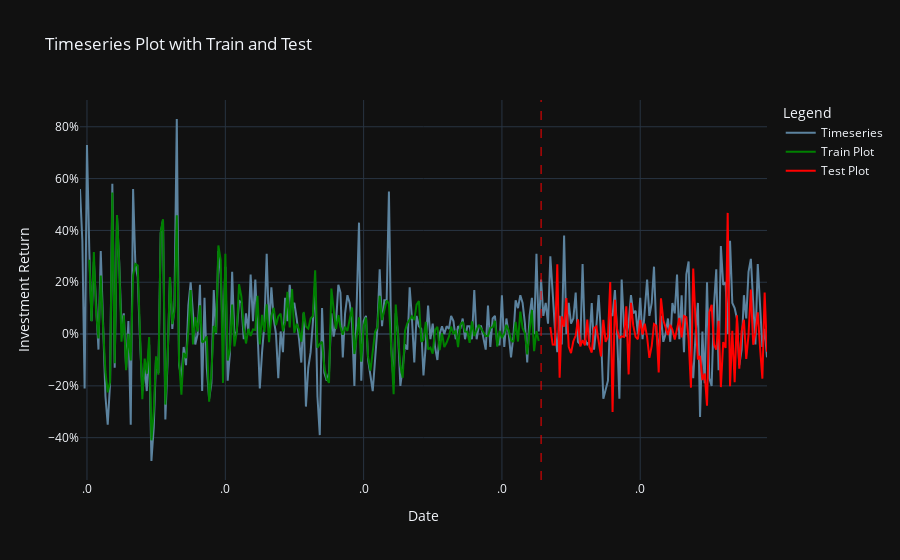

This figure's notebook cell:
### Code cell
timeseries_plt = np.hstack(timeseries) - 1
train_plt = np.hstack(train_plot) - 1
test_plt = np.hstack(test_plot) - 1

# Create the plot
fig = go.Figure()

# Add the timeseries line
fig.add_trace(go.Scatter(y=timeseries_plt, x=df_complete.index.tolist(), mode='lines', name='Timeseries',
                         line=dict(color='#5c839f', width=2)))  #, line=dict(color='red'))
# Add the training plot in red
fig.add_trace(go.Scatter(y=train_plt, x=df_complete.index.tolist(), mode='lines', name='Train Plot',
                         line=dict(color='green', width=2)))  #, line=dict(color='red')
# Add the testing plot in green
fig.add_trace(go.Scatter(y=test_plt, x=df_complete.index.tolist(), mode='lines', name='Test Plot',
                         line=dict(color='red', width=2)))  # , line=dict(color='green')

# Add Vertical line
fig.add_vline(x=df_complete.index.tolist()[train_size], line_color='red', line_dash='dash', line_width=1) #  line=dict(color="red", width=2, dash="dash")

# Update layout with labels
fig.update_layout(
    title='Timeseries Plot with Train and Test',
    xaxis=dict(
        title='Date',
        tickformat='.0%',
    ),
    yaxis=dict(
        title='Investment Return',
        tickformat='.0%',
    ),
    legend=dict(title="Legend")
)

# Show plot
fig.show()

### Figure 1 — Plotly figure (JSON) as saved in the notebook; plotly's stock layout.template omitted (floating-point values rounded to 4 significant figures; data arrays with more than 128 entries replaced by an {"elided": "..."} marker saying what was removed)
{"data": [{"line": {"color": "#5c839f", "width": 2}, "mode": "lines", "name": "Timeseries", "x": {"elided": "300 str values"}, "y": {"elided": "299 float values"}, "type": "scatter"}, {"line": {"color": "green", "width": 2}, "mode": "lines", "name": "Train Plot", "x": {"elided": "300 str values"}, "y": {"elided": "299 float values"}, "type": "scatter"}, {"line": {"color": "red", "width": 2}, "mode": "lines", "name": "Test Plot", "x": {"elided": "300 str values"}, "y": {"elided": "299 float values"}, "type": "scatter"}], "layout": {"shapes": [{"line": {"color": "red", "dash": "dash", "width": 1}, "type": "line", "x0": "2016-06-01", "x1": "2016-06-01", "xref": "x", "y0": 0, "y1": 1, "yref": "y domain"}], "xaxis": {"title": {"text": "Date"}, "tickformat": ".0%"}, "yaxis": {"title": {"text": "Investment Return"}, "tickformat": ".0%"}, "title": {"text": "Timeseries Plot with Train and Test"}, "legend": {"title": {"text": "Legend"}}}}
